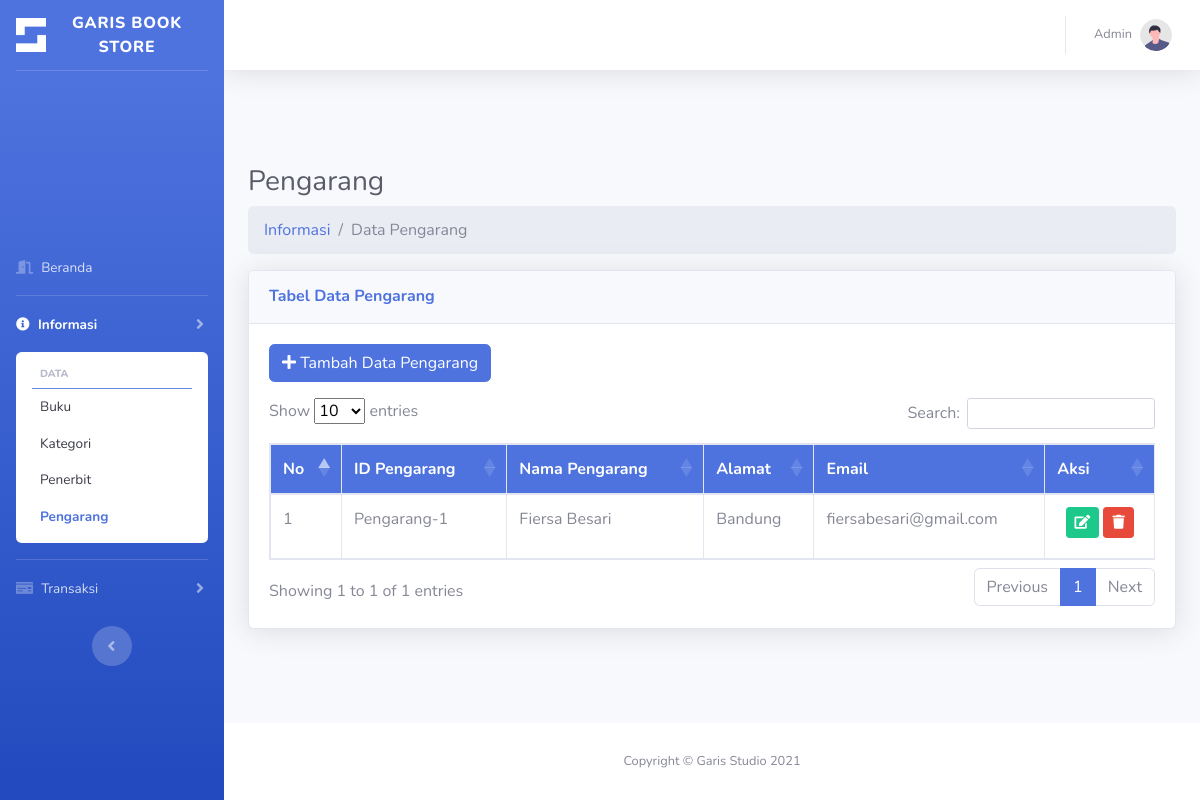
The page /pengarang.php (signed in) on the database its author committed.
### tables this page shows
CREATE TABLE `pengarang` (
  `id_pengarang` varchar(20) NOT NULL,
  `nama_pengarang` varchar(100) NOT NULL,
  `alamat_pengarang` varchar(200) NOT NULL,
  `email_pengarang` varchar(50) NOT NULL,
  `deleted` tinyint(1) NOT NULL
);

### pengarang.php (the view, shortened to what this page needs)
<!DOCTYPE html>
<html lang="en">
<head>
    <link href="fontawesome-free/css/all.min.css" rel="stylesheet" type="text/css">
    <link href="bootstrap.min.css" rel="stylesheet">
    <link rel="stylesheet" href="https://cdn.datatables.net/1.10.24/css/dataTables.bootstrap5.min.css">
</head>
<body id="page-top">
    <div id="wrapper">
        <ul class="navbar-nav bg-gradient-primary sidebar sidebar-dark accordion" id="accordionSidebar">
            <a class="sidebar-brand d-flex align-items-center justify-content-center" href="dashboard.php">
                <div class="sidebar-brand-icon ">
                    <img src="img/is1.png" alt="" style="max-width: 30px;">
                </div>
                <div class="sidebar-brand-text mx-3">GARIS BOOK STORE</div>
            </a>
            <hr class="sidebar-divider my-0">
            <li class="nav-item" style="margin-top: 75%;">
                <a class="nav-link" href="dashboard.php">
                    <i class="fas fa-door-open"></i>
                    <span>Beranda</span></a>
            </li>
            <hr class="sidebar-divider my-0">
            <li class="nav-item active">
                <a class="nav-link collapsed" href="#" data-toggle="collapse" data-target="#collapseTwo" aria-expanded="true" aria-controls="collapseTwo">
                    <i class="fas fa-info-circle"></i>
                    <span>Informasi</span>
                </a>
                <div id="collapseTwo" class="collapse show" aria-labelledby="headingTwo" data-parent="#accordionSidebar">
                    <div class="bg-white py-2 collapse-inner rounded">
                        <h6 class="collapse-header">Data</h6>
                        <hr class="sidebar-divider my-0  bg-gradient-primary">
                        <a class="collapse-item" href="buku.php">Buku</a>
                        <a class="collapse-item" href="kategori.php">Kategori</a>
                        <a class="collapse-item" href="penerbit.php">Penerbit</a>
                        <a class="collapse-item active" href="pengarang.php">Pengarang</a>
                    </div>
                </div>
            </li>
            <hr class="sidebar-divider my-0">
            <li class="nav-item">
                <a class="nav-link collapsed" href="#" data-toggle="collapse" data-target="#tr" aria-expanded="true" aria-controls="tr">
                    <i class="fas fa-money-check"></i>
                    <span>Transaksi</span>
                </a>
            </li>
            <div style="margin-top: 10px" class="text-center d-none d-md-inline">
                <button class="rounded-circle border-0" id="sidebarToggle"></button>
            </div>
        </ul>
        <div id="content-wrapper" class="d-flex flex-column">
            <div id="content">
                <nav class="navbar navbar-expand navbar-light bg-white topbar mb-4 static-top shadow">
                    <ul class="navbar-nav ml-auto">
                        <li class="nav-item dropdown no-arrow">
                            <a class="nav-link dropdown-toggle" href="#" id="userDropdown" role="button" data-toggle="dropdown" aria-haspopup="true" aria-expanded="false">
                                <span class="mr-2 d-none d-lg-inline text-gray-600 small">Admin</span>
                                <img class="img-profile rounded-circle" src="img/undraw_profile.svg">
                            </a>
                        </li>
                    </ul>
                </nav>
            </div>
            <div id="content" class="container-fluid">
                <h1 class="h3 mb-2 text-gray-800">Pengarang</h1>
                <div class="page-breadcrumb">
                    <nav aria-label="breadcrumb">
                        <ol class="breadcrumb">
                            <li class="breadcrumb-item"><a href="#" class="breadcrumb-link">Informasi</a></li>
                            <li class="breadcrumb-item active" aria-current="page">Data Pengarang</li>
                        </ol>
                    </nav>
                </div>
                <div class="card shadow mb-4">
                    <div class="card-header py-3">
                        <h6 class="m-0 font-weight-bold text-primary">Tabel Data Pengarang</h6>
                    </div>
                    <div class="card-body">
                        <a href="pengarangtambah.php" class="btn btn-primary mb-3"><i class="fa fa-plus"></i> Tambah Data Pengarang</a>
                        <div class="table-responsive">
                            <table id="tabelBuku" class="table table-bordered table-hover">
                                <thead style="background: #4e73df; color: white; text-align:center">
                                    <tr>
                                        <th scope="col">No</th>
                                        <th scope="col">ID Pengarang</th>
                                        <th scope="col">Nama Pengarang</th>
                                        <th scope="col">Alamat</th>
                                        <th scope="col">Email</th>
                                        <th scope="col">Aksi</th>
                                    </tr>
                                </thead>
                                <tbody>
                                    <?php
                                    include 'config.php';
                                    $no = 1;
                                    $query = "SELECT * FROM pengarang where deleted=0";
                                    $result = mysqli_query($koneksi, $query);
                                    while ($data = mysqli_fetch_array($result)) {
                                    ?>
                                        <tr>
                                            <td><?php echo $no++; ?></td>
                                            <td><?php echo $data['id_pengarang']; ?></td>
                                            <td><?php echo $data['nama_pengarang']; ?></td>
                                            <td><?php echo $data['alamat_pengarang']; ?></td>
                                            <td><?php echo $data['email_pengarang']; ?></td>
                                            <td style="text-align: center;">
                                                <a type="button" data-toggle="tooltip" data-placement="top" title="Edit" href="pengarangedit.php?id_pengarang=<?php echo $data['id_pengarang']; ?>" class="btn btn-success btn-sm mb-2"><i class="fa fa-edit"></i></a>
                                                <a type="button" data-toggle="tooltip" data-placement="top" title="Hapus" href="pengarangdelete.php?id_pengarang=<?php echo $data['id_pengarang']; ?>" class="btn btn-danger btn-sm mb-2" onclick="return confirm ('Anda Yakin Akan Menghapus Data Pengarang Ini?')"><i class="fa fa-trash"></i></a>
                                            </td>
                                        </tr>
                                    <?php
                                    }
                                    ?>
                                </tbody>
                            </table>
                        </div>
                    </div>
                </div>
            </div>
            <footer class="sticky-footer bg-white">
                <div class="container my-auto">
                    <div class="copyright text-center my-auto">
                        <span>Copyright &copy; Garis Studio 2021</span>
                    </div>
                </div>
            </footer>
        </div>
    </div>
</body>
</html>

### rows shown on the page
pengarang: id_pengarang "Pengarang-1", nama_pengarang "Fiersa Besari", alamat_pengarang "Bandung", email_pengarang "fiersabesari@gmail.com"
